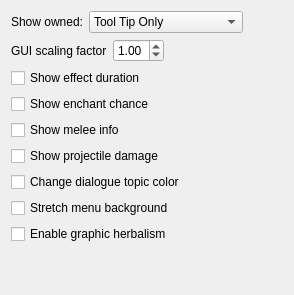
     <widget class="QWidget" name="Interface">
      <attribute name="title">
       <string>Interface</string>
      </attribute>
      <layout class="QVBoxLayout">
       <item>
        <layout class="QHBoxLayout" name="horizontalLayout">
         <item alignment="Qt::AlignRight">
          <widget class="QLabel" name="showOwnedLabel">
           <property name="text">
            <string>Show owned:</string>
           </property>
          </widget>
         </item>
         <item>
          <widget class="QComboBox" name="showOwnedComboBox">
           <property name="currentIndex">
            <number>1</number>
           </property>
           <item>
            <property name="text">
             <string>Off</string>
            </property>
           </item>
           <item>
            <property name="text">
             <string>Tool Tip Only</string>
            </property>
           </item>
           <item>
            <property name="text">
             <string>Crosshair Only</string>
            </property>
           </item>
           <item>
            <property name="text">
             <string>Tool Tip and Crosshair</string>
            </property>
           </item>
          </widget>
         </item>
         <item>
          <spacer name="horizontalSpacer">
           <property name="orientation">
            <enum>Qt::Horizontal</enum>
           </property>
           <property name="sizeHint" stdset="0">
            <size>
             <width>40</width>
             <height>20</height>
            </size>
           </property>
          </spacer>
         </item>
         <item>
          <layout class="QHBoxLayout" name="horizontalLayout_2" />
         </item>
        </layout>
       </item>
       <item>
        <layout class="QHBoxLayout" name="horizontalLayout_3">
         <item>
          <widget class="QLabel" name="scalingLabel">
           <property name="toolTip">
            <string>&lt;html&gt;&lt;head/&gt;&lt;body&gt;&lt;p&gt;This setting scales GUI windows. A value of 1.0 results in the normal scale.&lt;/p&gt;&lt;/body&gt;&lt;/html&gt;</string>
           </property>
           <property name="text">
            <string>GUI scaling factor</string>
           </property>
          </widget>
         </item>
         <item>
          <widget class="QDoubleSpinBox" name="scalingSpinBox">
           <property name="decimals">
            <number>2</number>
           </property>
           <property name="minimum">
            <double>0.500000000000000</double>
           </property>
           <property name="maximum">
            <double>8.000000000000000</double>
           </property>
           <property name="singleStep">
            <double>0.250000000000000</double>
           </property>
           <property name="value">
            <double>1.000000000000000</double>
           </property>
          </widget>
         </item>
         <item>
          <spacer name="horizontalSpacer_5">
           <property name="orientation">
            <enum>Qt::Horizontal</enum>
           </property>
           <property name="sizeHint" stdset="0">
            <size>
             <width>40</width>
             <height>20</height>
            </size>
           </property>
          </spacer>
         </item>
        </layout>
       </item>
       <item>
        <widget class="QCheckBox" name="showEffectDurationCheckBox">
         <property name="toolTip">
          <string>&lt;html&gt;&lt;head/&gt;&lt;body&gt;&lt;p&gt;Show the remaining duration of magic effects and lights if this setting is true. The remaining duration is displayed in the tooltip by hovering over the magical effect. &lt;/p&gt;&lt;p&gt;The default value is false.&lt;/p&gt;&lt;/body&gt;&lt;/html&gt;</string>
         </property>
         <property name="text">
          <string>Show effect duration</string>
         </property>
        </widget>
       </item>
       <item>
        <widget class="QCheckBox" name="showEnchantChanceCheckBox">
         <property name="toolTip">
          <string>&lt;html&gt;&lt;head/&gt;&lt;body&gt;&lt;p&gt;Whether or not the chance of success will be displayed in the enchanting menu.&lt;/p&gt;&lt;p&gt;The default value is false.&lt;/p&gt;&lt;/body&gt;&lt;/html&gt;</string>
         </property>
         <property name="text">
          <string>Show enchant chance</string>
         </property>
        </widget>
       </item>
       <item>
        <widget class="QCheckBox" name="showMeleeInfoCheckBox">
         <property name="toolTip">
          <string>&lt;html&gt;&lt;head/&gt;&lt;body&gt;&lt;p&gt;If this setting is true, melee weapons reach and speed will be shown on item tooltip.&lt;/p&gt;&lt;p&gt;The default value is false.&lt;/p&gt;&lt;/body&gt;&lt;/html&gt;</string>
         </property>
         <property name="text">
          <string>Show melee info</string>
         </property>
        </widget>
       </item>
       <item>
        <widget class="QCheckBox" name="showProjectileDamageCheckBox">
         <property name="toolTip">
          <string>&lt;html&gt;&lt;head/&gt;&lt;body&gt;&lt;p&gt;If this setting is true, damage bonus of arrows and bolts will be shown on item tooltip.&lt;/p&gt;&lt;p&gt;The default value is false.&lt;/p&gt;&lt;/body&gt;&lt;/html&gt;</string>
         </property>
         <property name="text">
          <string>Show projectile damage</string>
         </property>
        </widget>
       </item>
       <item>
        <widget class="QCheckBox" name="changeDialogTopicsCheckBox">
         <property name="toolTip">
          <string>&lt;html&gt;&lt;head/&gt;&lt;body&gt;&lt;p&gt;If this setting is true, dialogue topics will have a different color if the topic is specific to the NPC you're talking to or the topic was previously seen. Color can be changed in settings.cfg.&lt;/p&gt;&lt;p&gt;The default value is false.&lt;/p&gt;&lt;/body&gt;&lt;/html&gt;</string>
         </property>
         <property name="text">
          <string>Change dialogue topic color</string>
         </property>
        </widget>
       </item>
       <item>
        <widget class="QCheckBox" name="stretchBackgroundCheckBox">
         <property name="toolTip">
          <string>&lt;html&gt;&lt;head/&gt;&lt;body&gt;&lt;p&gt;Stretch menus, load screens, etc. to the window aspect ratio.&lt;/p&gt;&lt;/body&gt;&lt;/html&gt;</string>
         </property>
         <property name="text">
          <string>Stretch menu background</string>
         </property>
        </widget>
       </item>
       <item>
        <widget class="QCheckBox" name="graphicHerbalismCheckBox">
         <property name="toolTip">
          <string>&lt;html&gt;&lt;head/&gt;&lt;body&gt;&lt;p&gt;If this setting is true, containers supporting graphic herbalism will do so instead of opening the menu.&lt;/p&gt;&lt;/body&gt;&lt;/html&gt;</string>
         </property>
         <property name="text">
          <string>Enable graphic herbalism</string>
         </property>
        </widget>
       </item>
       <item>
        <spacer name="verticalSpacer_2">
         <property name="orientation">
          <enum>Qt::Vertical</enum>
         </property>
         <property name="sizeHint" stdset="0">
          <size>
           <width>20</width>
           <height>40</height>
          </size>
         </property>
        </spacer>
       </item>
      </layout>
     </widget>
